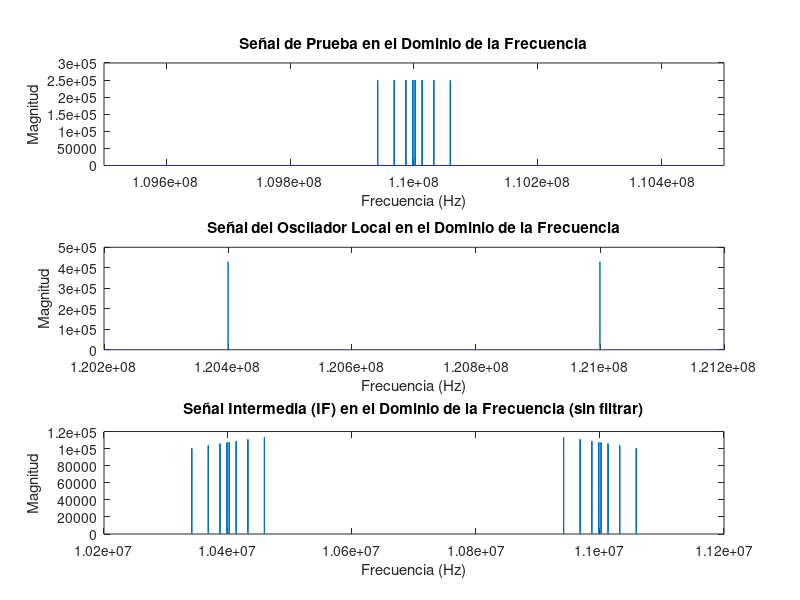
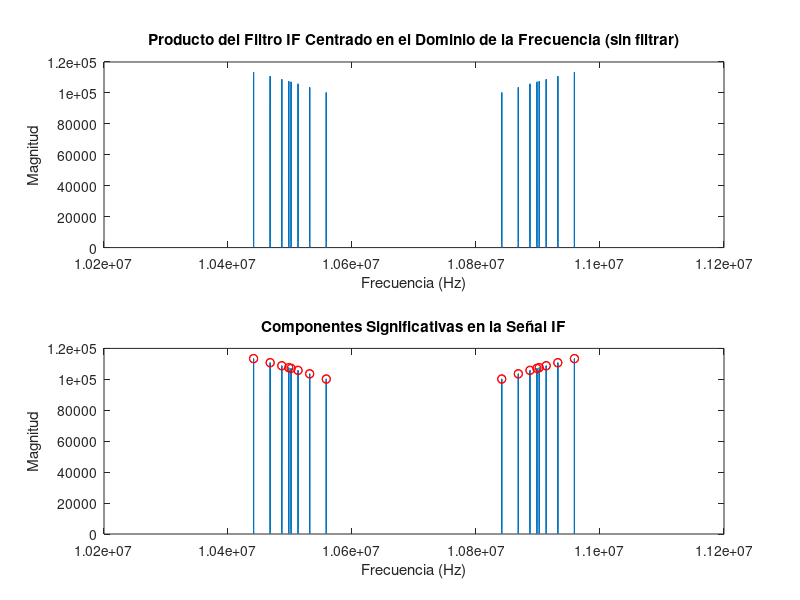

Reproduce these figures in MATLAB, in order.
pkg load signal; % Cargar el paquete de señales si está disponible

% Parámetros iniciales
fs = 1e6; % Frecuencia de muestreo (Hz)
t = linspace(0, 1, fs); % Vector de tiempo de 1 segundo

% Crear señal de prueba centrada en 110 MHz con componentes en frecuencias específicas
fc = 110e6; % Frecuencia central de 110 MHz
f1 = 1875; % Frecuencia de 1875 Hz
f2 = 13125; % Frecuencia de 13125 Hz
f3 = 31875; % Frecuencia de 31875 Hz
f4 = 58625; % Frecuencia de 58625 Hz

% Generar la señal de prueba (modulación de amplitud)
test_signal = cos(2 * pi * f1 * t) + cos(2 * pi * f2 * t) + cos(2 * pi * f3 * t) + cos(2 * pi * f4 * t);
FMmodulada = test_signal .* cos(2 * pi * fc * t);

% Transformar la señal de prueba al dominio de la frecuencia
FMmodulada_freq = fft(FMmodulada);
f_FMmodulada = linspace(-fs/2, fs/2, length(FMmodulada_freq)); % Frecuencias para la señal de prueba

% Crear oscilador local de 120.7 MHz para obtener una IF de 10.7 MHz
f_lo = 120.7e6; % Frecuencia del oscilador local
osc_lo = cos(2 * pi * f_lo * t); % Señal del oscilador local

% Transformar el oscilador local al dominio de la frecuencia
osc_lo_freq = fft(osc_lo);
f_osc_lo = linspace(-fs/2, fs/2, length(osc_lo_freq)); % Frecuencias para el oscilador local

% Mezclar la señal de prueba con el oscilador local para obtener la señal IF
IF_signal = FMmodulada .* osc_lo;

% Transformar la señal IF al dominio de la frecuencia
IF_signal_freq = fft(IF_signal);
f_IF = linspace(-fs/2, fs/2, length(IF_signal_freq)) * (fs/length(IF_signal_freq)); % Frecuencias para la señal IF

% Identificar las componentes de frecuencia significativas
magnitudes = abs(IF_signal_freq);
threshold = max(magnitudes) * 0.1; % Umbral para identificar picos significativos

% Encuentra los picos manualmente
peaks = [];
locs = [];
for i = 2:length(magnitudes)-1
    if magnitudes(i) > magnitudes(i-1) && magnitudes(i) > magnitudes(i+1) && magnitudes(i) > threshold
        peaks = [peaks; magnitudes(i)];
        locs = [locs; i];
    end
end

% Calcular el desplazamiento desde la frecuencia central
frecuencia_central = 10.7e6;
desplazamiento_derecha = max(f_IF(locs) - frecuencia_central);
desplazamiento_izquierda = min(f_IF(locs) - frecuencia_central);

disp(['Desplazamiento hacia la derecha: ', num2str(desplazamiento_derecha), ' Hz']);
disp(['Desplazamiento hacia la izquierda: ', num2str(desplazamiento_izquierda), ' Hz']);

% Valores numéricos de las componentes significativas
componentes_significativas = f_IF(locs) + frecuencia_central;
disp('Componentes significativas en la señal IF:');
disp(num2str(componentes_significativas, '%.0f'));

% Magnitudes de los picos significativos
magnitudes_picos = peaks;
disp('Magnitudes de los picos significativos:');
disp(num2str(magnitudes_picos, '%.2f'));

% Mostrar frecuencias y magnitudes significativas juntas
disp('Frecuencia (Hz)    Magnitud');
for i = 1:length(componentes_significativas)
    disp([num2str(componentes_significativas(i), '%.0f'), '    ', num2str(magnitudes_picos(i), '%.2f')]);
end

% Graficar las señales en el dominio de la frecuencia
figure;

% Primer grupo de gráficas
subplot(3,1,1);
plot(f_FMmodulada + fc, fftshift(abs(FMmodulada_freq)));
title('Señal de Prueba en el Dominio de la Frecuencia');
xlabel('Frecuencia (Hz)');
ylabel('Magnitud');
xlim([fc - 500e3, fc + 500e3]); % Mostrar un rango más cerrado alrededor de 110 MHz para mejor visualización

subplot(3,1,2);
plot(f_osc_lo + f_lo, fftshift(abs(osc_lo_freq)));
title('Señal del Oscilador Local en el Dominio de la Frecuencia');
xlabel('Frecuencia (Hz)');
ylabel('Magnitud');
xlim([f_lo - 500e3, f_lo + 500e3]); % Mostrar un rango más cerrado alrededor de 120.7 MHz para mejor visualización

subplot(3,1,3);
plot(f_IF + frecuencia_central, fftshift(abs(IF_signal_freq))); % Ajustar para centrar en 10.7 MHz
title('Señal Intermedia (IF) en el Dominio de la Frecuencia (sin filtrar)');
xlabel('Frecuencia (Hz)');
ylabel('Magnitud');
xlim([frecuencia_central - 500e3, frecuencia_central + 500e3]); % Mostrar un rango más cerrado alrededor de 10.7 MHz para mejor visualización

% Segundo grupo de gráficas
figure;

subplot(2,1,1);
plot(f_IF + frecuencia_central, abs(IF_signal_freq)); % Ajustar para centrar en 10.7 MHz
title('Producto del Filtro IF Centrado en el Dominio de la Frecuencia (sin filtrar)');
xlabel('Frecuencia (Hz)');
ylabel('Magnitud');
xlim([frecuencia_central - 500e3, frecuencia_central + 500e3]); % Mostrar un rango más cerrado alrededor de 10.7 MHz para mejor visualización

subplot(2,1,2);
plot(f_IF + frecuencia_central, abs(IF_signal_freq)); % Ajustar para centrar en 10.7 MHz
hold on;
plot(f_IF(locs) + frecuencia_central, peaks, 'ro'); % Marcar los picos significativos
title('Componentes Significativas en la Señal IF');
xlabel('Frecuencia (Hz)');
ylabel('Magnitud');
xlim([frecuencia_central - 500e3, frecuencia_central + 500e3]); % Mostrar un rango más cerrado alrededor de 10.7 MHz para mejor visualización
hold off;

% Verificaciones adicionales
disp('Información de la señal de prueba:');
disp(['Longitud: ', num2str(length(FMmodulada))]);
disp(['Rango de valores: ', num2str(min(FMmodulada)), ' a ', num2str(max(FMmodulada))]);

disp('Información del oscilador local:');
disp(['Longitud: ', num2str(length(osc_lo))]);
disp(['Rango de valores: ', num2str(min(osc_lo)), ' a ', num2str(max(osc_lo))]);

disp('Información de la señal IF:');
disp(['Longitud: ', num2str(length(IF_signal))]);
disp(['Rango de valores: ', num2str(min(IF_signal)), ' a ', num2str(max(IF_signal))]);
